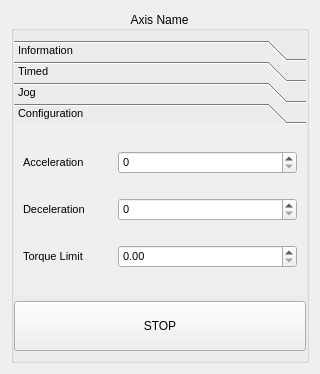
<?xml version="1.0" encoding="UTF-8"?>
<ui version="4.0">
 <class>Form</class>
 <widget class="QWidget" name="Form">
  <property name="geometry">
   <rect>
    <x>0</x>
    <y>0</y>
    <width>320</width>
    <height>374</height>
   </rect>
  </property>
  <property name="windowTitle">
   <string>Form</string>
  </property>
  <layout class="QGridLayout" name="gridLayout_4">
   <item row="0" column="0">
    <widget class="QGroupBox" name="mainBox">
     <property name="styleSheet">
      <string notr="true">QSpinBox { qproperty-maximum: 10000000 }
QSpinBox { qproperty-minimum: 0 }
QSpinBox { qproperty-singleStep: 100 }</string>
     </property>
     <property name="title">
      <string>Axis Name</string>
     </property>
     <property name="alignment">
      <set>Qt::AlignCenter</set>
     </property>
     <property name="flat">
      <bool>true</bool>
     </property>
     <layout class="QVBoxLayout" name="verticalLayout">
      <property name="spacing">
       <number>5</number>
      </property>
      <property name="leftMargin">
       <number>0</number>
      </property>
      <property name="topMargin">
       <number>9</number>
      </property>
      <property name="rightMargin">
       <number>0</number>
      </property>
      <property name="bottomMargin">
       <number>9</number>
      </property>
      <item>
       <widget class="QToolBox" name="toolBox">
        <property name="font">
         <font>
          <pointsize>8</pointsize>
         </font>
        </property>
        <property name="styleSheet">
         <string notr="true"/>
        </property>
        <property name="currentIndex">
         <number>3</number>
        </property>
        <property name="tabSpacing">
         <number>0</number>
        </property>
        <widget class="QWidget" name="informationWidget">
         <property name="geometry">
          <rect>
           <x>0</x>
           <y>0</y>
           <width>294</width>
           <height>165</height>
          </rect>
         </property>
         <attribute name="label">
          <string>Information</string>
         </attribute>
         <layout class="QGridLayout" name="gridLayout_5" columnstretch="1,2">
          <item row="0" column="0">
           <widget class="QLabel" name="positionLabel">
            <property name="text">
             <string>Position</string>
            </property>
           </widget>
          </item>
          <item row="0" column="1">
           <widget class="QLineEdit" name="positionEdit">
            <property name="readOnly">
             <bool>true</bool>
            </property>
           </widget>
          </item>
          <item row="1" column="0">
           <widget class="QLabel" name="torqueLabel">
            <property name="text">
             <string>Torque</string>
            </property>
           </widget>
          </item>
          <item row="1" column="1">
           <widget class="QLineEdit" name="torqueEdit">
            <property name="readOnly">
             <bool>true</bool>
            </property>
           </widget>
          </item>
          <item row="2" column="0">
           <widget class="QLabel" name="velocityLabel">
            <property name="text">
             <string>Velocity</string>
            </property>
           </widget>
          </item>
          <item row="2" column="1">
           <widget class="QLineEdit" name="velocityEdit">
            <property name="readOnly">
             <bool>true</bool>
            </property>
           </widget>
          </item>
          <item row="3" column="0">
           <widget class="QLabel" name="errorLabel">
            <property name="text">
             <string>Error</string>
            </property>
           </widget>
          </item>
          <item row="3" column="1">
           <widget class="QLineEdit" name="errorEdit">
            <property name="readOnly">
             <bool>true</bool>
            </property>
           </widget>
          </item>
         </layout>
        </widget>
        <widget class="QWidget" name="timedWidget">
         <property name="geometry">
          <rect>
           <x>0</x>
           <y>0</y>
           <width>294</width>
           <height>165</height>
          </rect>
         </property>
         <attribute name="label">
          <string>Timed</string>
         </attribute>
         <layout class="QGridLayout" name="gridLayout_2">
          <item row="0" column="0">
           <widget class="QLabel" name="speedLabel">
            <property name="text">
             <string>Speed</string>
            </property>
            <property name="alignment">
             <set>Qt::AlignCenter</set>
            </property>
           </widget>
          </item>
          <item row="0" column="1">
           <widget class="QSpinBox" name="speedSpinBox">
            <property name="suffix">
             <string> ct/s</string>
            </property>
            <property name="maximum">
             <number>10000000</number>
            </property>
           </widget>
          </item>
          <item row="1" column="0">
           <widget class="QLabel" name="timeLabel">
            <property name="text">
             <string>Time</string>
            </property>
            <property name="alignment">
             <set>Qt::AlignCenter</set>
            </property>
           </widget>
          </item>
          <item row="1" column="1">
           <widget class="QSpinBox" name="timeSpinBox">
            <property name="specialValueText">
             <string/>
            </property>
            <property name="suffix">
             <string> ms</string>
            </property>
           </widget>
          </item>
          <item row="2" column="0">
           <widget class="QPushButton" name="timedMinusButton">
            <property name="minimumSize">
             <size>
              <width>0</width>
              <height>0</height>
             </size>
            </property>
            <property name="font">
             <font>
              <family>Noto Sans [unknown]</family>
              <pointsize>20</pointsize>
             </font>
            </property>
            <property name="text">
             <string>&lt;</string>
            </property>
           </widget>
          </item>
          <item row="2" column="1">
           <widget class="QPushButton" name="timedPlusButton">
            <property name="minimumSize">
             <size>
              <width>0</width>
              <height>0</height>
             </size>
            </property>
            <property name="font">
             <font>
              <family>Noto Sans [unknown]</family>
              <pointsize>20</pointsize>
             </font>
            </property>
            <property name="text">
             <string>&gt;</string>
            </property>
           </widget>
          </item>
         </layout>
        </widget>
        <widget class="QWidget" name="jogWidget">
         <property name="geometry">
          <rect>
           <x>0</x>
           <y>0</y>
           <width>294</width>
           <height>165</height>
          </rect>
         </property>
         <attribute name="label">
          <string>Jog</string>
         </attribute>
         <layout class="QGridLayout" name="gridLayout">
          <item row="0" column="0">
           <widget class="QLabel" name="jogLabel">
            <property name="text">
             <string>Jog Speed</string>
            </property>
            <property name="alignment">
             <set>Qt::AlignCenter</set>
            </property>
           </widget>
          </item>
          <item row="0" column="1">
           <widget class="QSpinBox" name="jogSpeedSpinBox">
            <property name="suffix">
             <string> ct/s</string>
            </property>
           </widget>
          </item>
          <item row="1" column="0">
           <widget class="QPushButton" name="jogMinusButton">
            <property name="minimumSize">
             <size>
              <width>0</width>
              <height>0</height>
             </size>
            </property>
            <property name="font">
             <font>
              <family>Noto Sans [unknown]</family>
              <pointsize>20</pointsize>
             </font>
            </property>
            <property name="text">
             <string>&lt;</string>
            </property>
           </widget>
          </item>
          <item row="1" column="1">
           <widget class="QPushButton" name="jogPlusButton">
            <property name="minimumSize">
             <size>
              <width>0</width>
              <height>0</height>
             </size>
            </property>
            <property name="font">
             <font>
              <family>Noto Sans [unknown]</family>
              <pointsize>20</pointsize>
             </font>
            </property>
            <property name="text">
             <string>&gt;</string>
            </property>
           </widget>
          </item>
         </layout>
        </widget>
        <widget class="QWidget" name="configurationWidget">
         <property name="geometry">
          <rect>
           <x>0</x>
           <y>0</y>
           <width>294</width>
           <height>165</height>
          </rect>
         </property>
         <attribute name="label">
          <string>Configuration</string>
         </attribute>
         <layout class="QGridLayout" name="gridLayout_3" columnstretch="1,2">
          <item row="0" column="0">
           <widget class="QLabel" name="accelerationLabel">
            <property name="text">
             <string>Acceleration</string>
            </property>
           </widget>
          </item>
          <item row="0" column="1">
           <widget class="QSpinBox" name="accelerationSpinBox"/>
          </item>
          <item row="1" column="0">
           <widget class="QLabel" name="decelerationLabel">
            <property name="text">
             <string>Deceleration</string>
            </property>
           </widget>
          </item>
          <item row="1" column="1">
           <widget class="QSpinBox" name="decelerationSpinBox"/>
          </item>
          <item row="2" column="0">
           <widget class="QLabel" name="torqueLimitLabel">
            <property name="text">
             <string>Torque Limit</string>
            </property>
           </widget>
          </item>
          <item row="2" column="1">
           <widget class="QDoubleSpinBox" name="torqueLimitSpinBox"/>
          </item>
         </layout>
        </widget>
       </widget>
      </item>
      <item>
       <widget class="QPushButton" name="stopButton">
        <property name="minimumSize">
         <size>
          <width>0</width>
          <height>50</height>
         </size>
        </property>
        <property name="text">
         <string>STOP</string>
        </property>
       </widget>
      </item>
     </layout>
    </widget>
   </item>
  </layout>
 </widget>
 <resources/>
 <connections/>
</ui>
